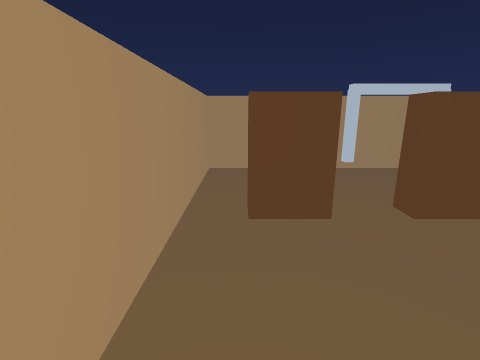
View 1 (above)

13 first-person views from a walk through a Unity game level. The camera is 1.5 m above the floor, tilts 14° down and sees 85° across. The floor is counted in squares, 0.5 m on a side. Each view is taken from the middle of a square. On the plan, view 1 faces up. The plan holds only what a view shows up to about 19 squares ahead; the rest is blank.

View 2
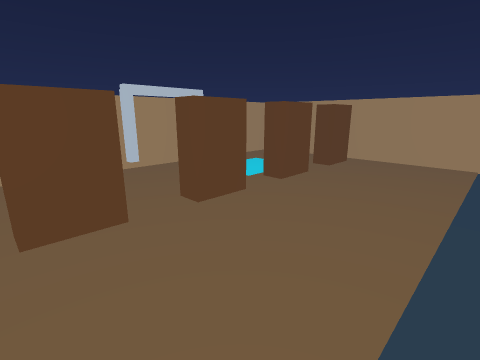

View 3
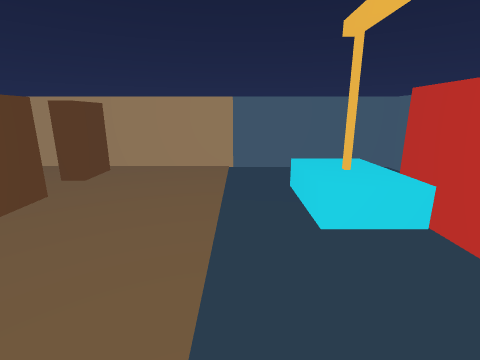

View 4
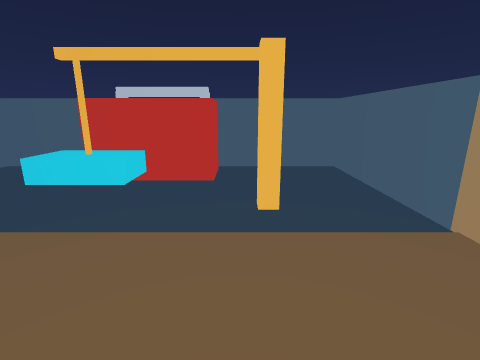

View 5
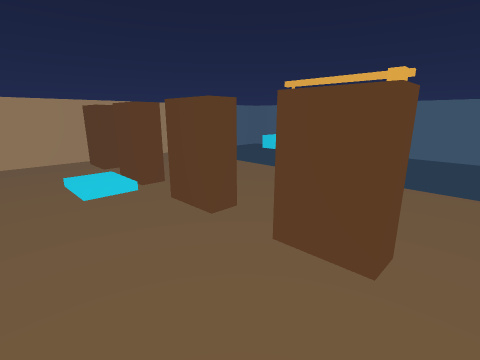

View 6
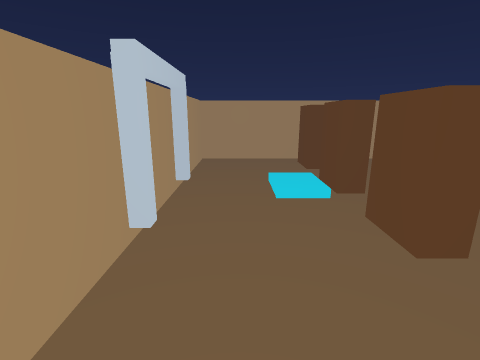

View 7
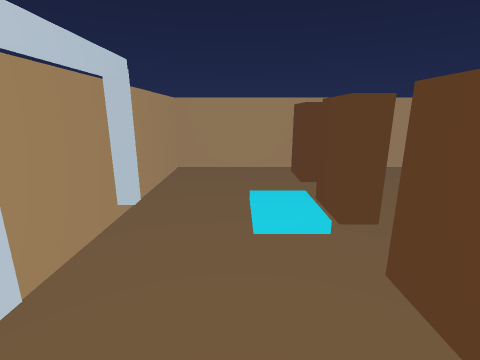

View 8
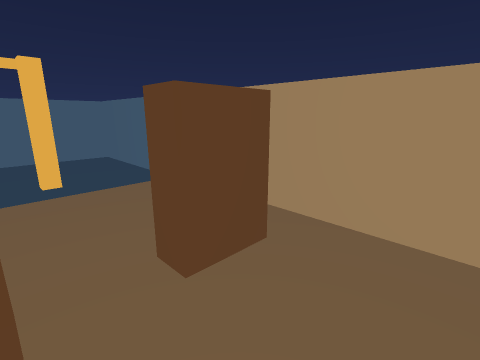

View 9
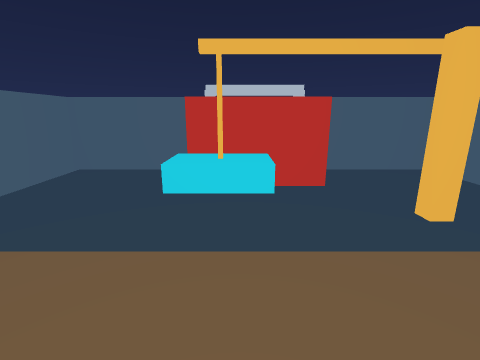

View 10
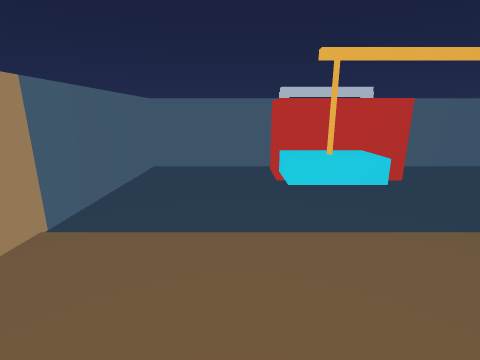

View 11
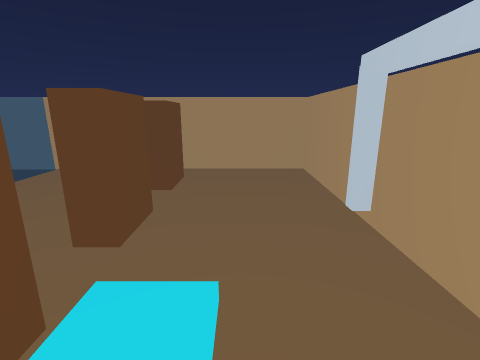

View 12
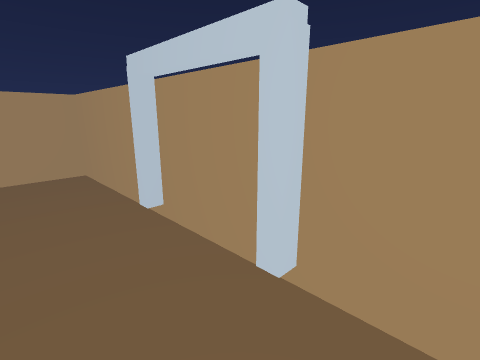

View 13
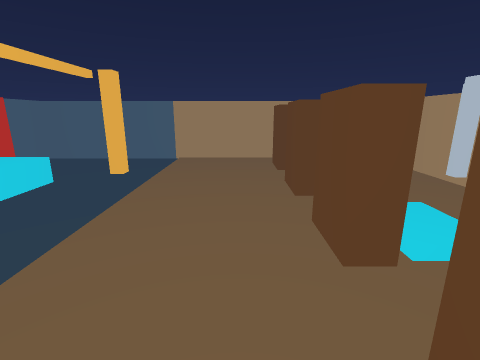

### Floor plan
Key: @ floor where view 1 was taken; # wall or solid block; . main floor; : floor 0.25 m higher than the main floor; / step, stairs or slope; ^ raised ledge; O other object.
Columns run from 2 left of view 1 to 18 right of it. Each row starts with its distance up from view 1.
 15 #####################
 14 #...........##......#
 13 #...................#
 12 #...................#
 11 #...................#
 10 #...........::/.....#
  9 #...........::/.....#
  8 #.OOOO.OOO..OOO..OOO#
  7 #.OOOO.OOO..OOO..OOO#
  6 #...................#
  5 #...................#
  4 #...................#
  3 #...................#
  2 #...................#
  1 #...................#
  0 #.@.................#
 -1 #...................#
 -2 #.........^^^^......#
 -3 #.........^^^^......#
 -4 #.........^^^^......#
 -5 #.......^^^^^^......#
 -6 #......^     ^......#
 -7 #......^     ^......#
 -8 #......#     ^......#
 -9 ########     ########

Where each view was taken, in squares from view 1:
view 1: 0 up, 0 right, facing up
view 2: 0 up, 0 right, facing up-right
view 3: 0 up, 3 right, facing right
view 4: 7 up, 4 right, facing down
view 5: 13 up, 1 left, facing down-right
view 6: 12 up, 0 right, facing right
view 7: 11 up, 3 right, facing right
view 8: 12 up, 5 right, facing down-left
view 9: 6 up, 9 right, facing down
view 10: 7 up, 13 right, facing down
view 11: 11 up, 13 right, facing left
view 12: 11 up, 13 right, facing up-left
view 13: 5 up, 17 right, facing left
